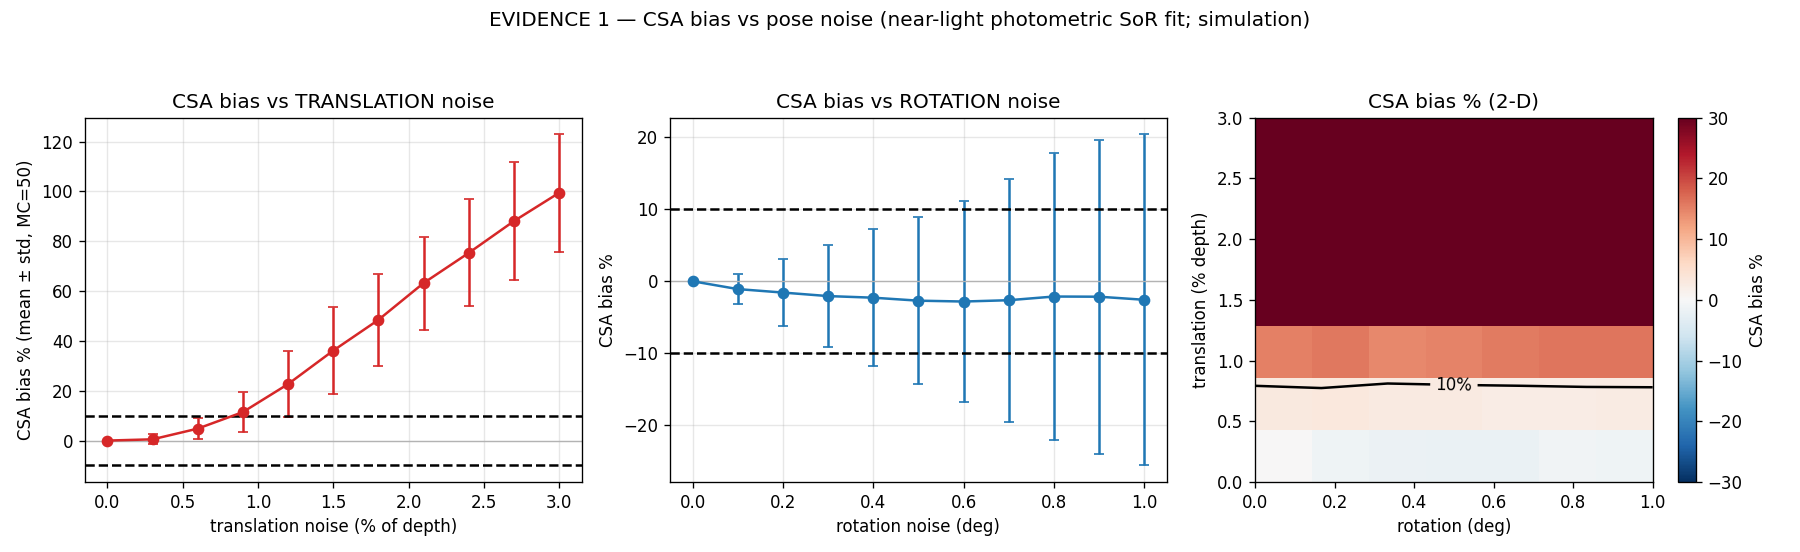

Here is the Python script that generated this plot:
"""EVIDENCE 1 -- CSA bias vs pose noise sweep (not a single point).
Translation 0 -> 3% of depth, rotation 0 -> 1 deg, focal fixed. Monte-Carlo per level -> mean bias
+/- std. Also a 2-D (translation x rotation) bias grid. Reuses the vectorized ray model in
test3_pose.py. depth-eval env."""
from __future__ import annotations
import json
import numpy as np
import matplotlib; matplotlib.use("Agg"); import matplotlib.pyplot as plt
import test3_pose as T

DEPTH = 6.0; CSA_TRUE = np.pi * T.R_TRUE ** 2
cams = T.cameras(); obs = T.render(cams, T.R_TRUE, T.F0)


def mc_bias(sig_t_frac, sig_rot_deg, n=50, seed0=0):
    csa = []
    for k in range(n):
        cp = T.perturb(cams, sig_t_frac * DEPTH, sig_rot_deg, seed=seed0 + k)
        r = T.fit_r(obs, cp, T.F0); csa.append(np.pi * r ** 2)
    csa = np.array(csa)
    return 100 * (csa.mean() - CSA_TRUE) / CSA_TRUE, 100 * csa.std() / CSA_TRUE


def main():
    tvals = np.linspace(0, 0.03, 11)                 # 0 -> 3% translation
    rvals = np.linspace(0, 1.0, 11)                  # 0 -> 1 deg rotation
    t_bias = np.array([mc_bias(t, 0.0) for t in tvals])   # (bias, std)
    r_bias = np.array([mc_bias(0.0, rr) for rr in rvals])
    # 2D grid (coarser, MC=35)
    tg = np.linspace(0, 0.03, 7); rg = np.linspace(0, 1.0, 7)
    grid = np.array([[mc_bias(t, rr, n=35)[0] for rr in rg] for t in tg])
    out = dict(translation_pct=tvals.tolist(), translation_bias=t_bias[:, 0].tolist(), translation_std=t_bias[:, 1].tolist(),
               rotation_deg=rvals.tolist(), rotation_bias=r_bias[:, 0].tolist(), rotation_std=r_bias[:, 1].tolist())
    open("evidence1_pose_sweep.json", "w").write(json.dumps(out, indent=2))
    fig = plt.figure(figsize=(15, 4.6))
    ax = fig.add_subplot(1, 3, 1)
    ax.errorbar(tvals * 100, t_bias[:, 0], yerr=t_bias[:, 1], fmt="o-", color="tab:red", capsize=3)
    ax.axhline(10, c="k", ls="--"); ax.axhline(-10, c="k", ls="--"); ax.axhline(0, c="0.7", lw=.8)
    ax.set_xlabel("translation noise (% of depth)"); ax.set_ylabel("CSA bias % (mean ± std, MC=50)")
    ax.set_title("CSA bias vs TRANSLATION noise"); ax.grid(alpha=.3)
    ax = fig.add_subplot(1, 3, 2)
    ax.errorbar(rvals, r_bias[:, 0], yerr=r_bias[:, 1], fmt="o-", color="tab:blue", capsize=3)
    ax.axhline(10, c="k", ls="--"); ax.axhline(-10, c="k", ls="--"); ax.axhline(0, c="0.7", lw=.8)
    ax.set_xlabel("rotation noise (deg)"); ax.set_ylabel("CSA bias %")
    ax.set_title("CSA bias vs ROTATION noise"); ax.grid(alpha=.3)
    ax = fig.add_subplot(1, 3, 3)
    im = ax.imshow(grid, origin="lower", aspect="auto", cmap="RdBu_r", vmin=-30, vmax=30,
                   extent=[rg[0], rg[-1], tg[0] * 100, tg[-1] * 100])
    ax.set_xlabel("rotation (deg)"); ax.set_ylabel("translation (% depth)"); ax.set_title("CSA bias % (2-D)")
    cs = ax.contour(rg, tg * 100, grid, levels=[-10, 10], colors="k"); ax.clabel(cs, fmt="%d%%")
    fig.colorbar(im, ax=ax, label="CSA bias %")
    fig.suptitle("EVIDENCE 1 — CSA bias vs pose noise (near-light photometric SoR fit; simulation)", fontsize=12)
    fig.tight_layout(rect=(0, 0, 1, 0.94)); fig.savefig("evidence1_pose_sweep.png", dpi=120)
    print("translation %:", [round(x, 2) for x in tvals * 100])
    print("  CSA bias %:", [round(b, 1) for b in t_bias[:, 0]])
    print("rotation deg:", [round(x, 2) for x in rvals])
    print("  CSA bias %:", [round(b, 1) for b in r_bias[:, 0]])
    # where does |bias| cross 10%?
    tt = tvals[np.argmax(np.abs(t_bias[:, 0]) > 10)] * 100 if (np.abs(t_bias[:, 0]) > 10).any() else None
    rr = rvals[np.argmax(np.abs(r_bias[:, 0]) > 10)] if (np.abs(r_bias[:, 0]) > 10).any() else None
    print(f"|bias|>10% crossed at: translation ~{tt}% depth, rotation ~{rr} deg")


if __name__ == "__main__":
    main()
